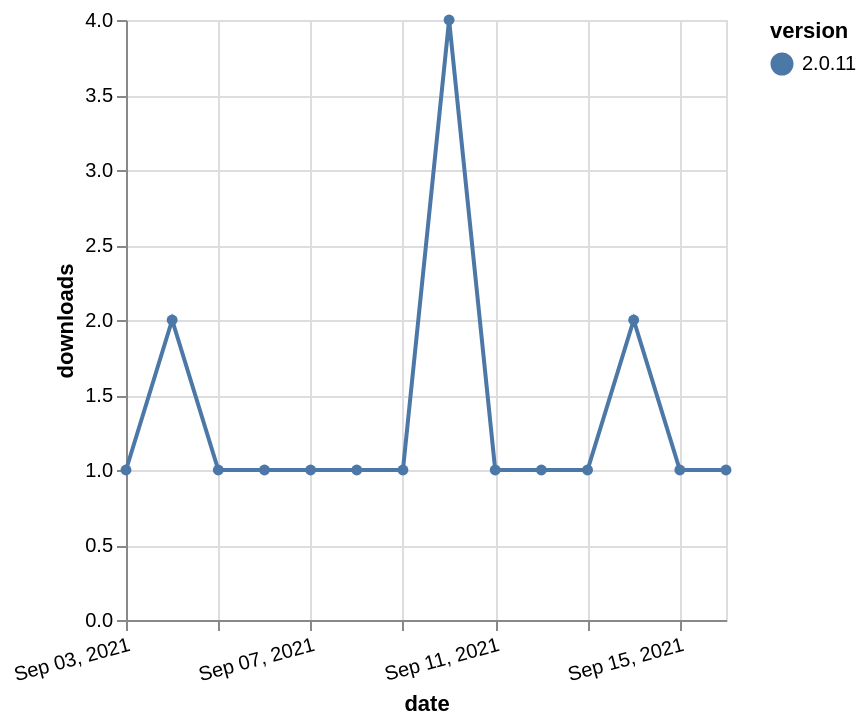

Write the Vega-Lite specification saved for this chart.
### Vega-Lite specification from a JSON file in a GitHub repository (floating-point values rounded to 4 significant figures)
{"$schema": "https://vega.github.io/schema/vega-lite/v5.json", "description": "A simple bar chart with embedded data.", "data": {"values": [{"date": "2021-09-03", "total": 184, "delta": 1, "version": "2.0.11"}, {"date": "2021-09-04", "total": 186, "delta": 2, "version": "2.0.11"}, {"date": "2021-09-05", "total": 187, "delta": 1, "version": "2.0.11"}, {"date": "2021-09-06", "total": 188, "delta": 1, "version": "2.0.11"}, {"date": "2021-09-07", "total": 189, "delta": 1, "version": "2.0.11"}, {"date": "2021-09-08", "total": 190, "delta": 1, "version": "2.0.11"}, {"date": "2021-09-09", "total": 191, "delta": 1, "version": "2.0.11"}, {"date": "2021-09-10", "total": 195, "delta": 4, "version": "2.0.11"}, {"date": "2021-09-11", "total": 196, "delta": 1, "version": "2.0.11"}, {"date": "2021-09-12", "total": 197, "delta": 1, "version": "2.0.11"}, {"date": "2021-09-13", "total": 198, "delta": 1, "version": "2.0.11"}, {"date": "2021-09-14", "total": 200, "delta": 2, "version": "2.0.11"}, {"date": "2021-09-15", "total": 201, "delta": 1, "version": "2.0.11"}, {"date": "2021-09-16", "total": 202, "delta": 1, "version": "2.0.11"}]}, "width": "container", "mark": {"type": "line", "point": {"filled": true}}, "encoding": {"x": {"field": "date", "type": "temporal", "timeUnit": "yearmonthdate", "title": "date", "axis": {"labelAngle": -15}}, "y": {"field": "delta", "type": "quantitative", "title": "downloads"}, "color": {"field": "version", "type": "nominal"}, "tooltip": {"field": "delta"}}}
